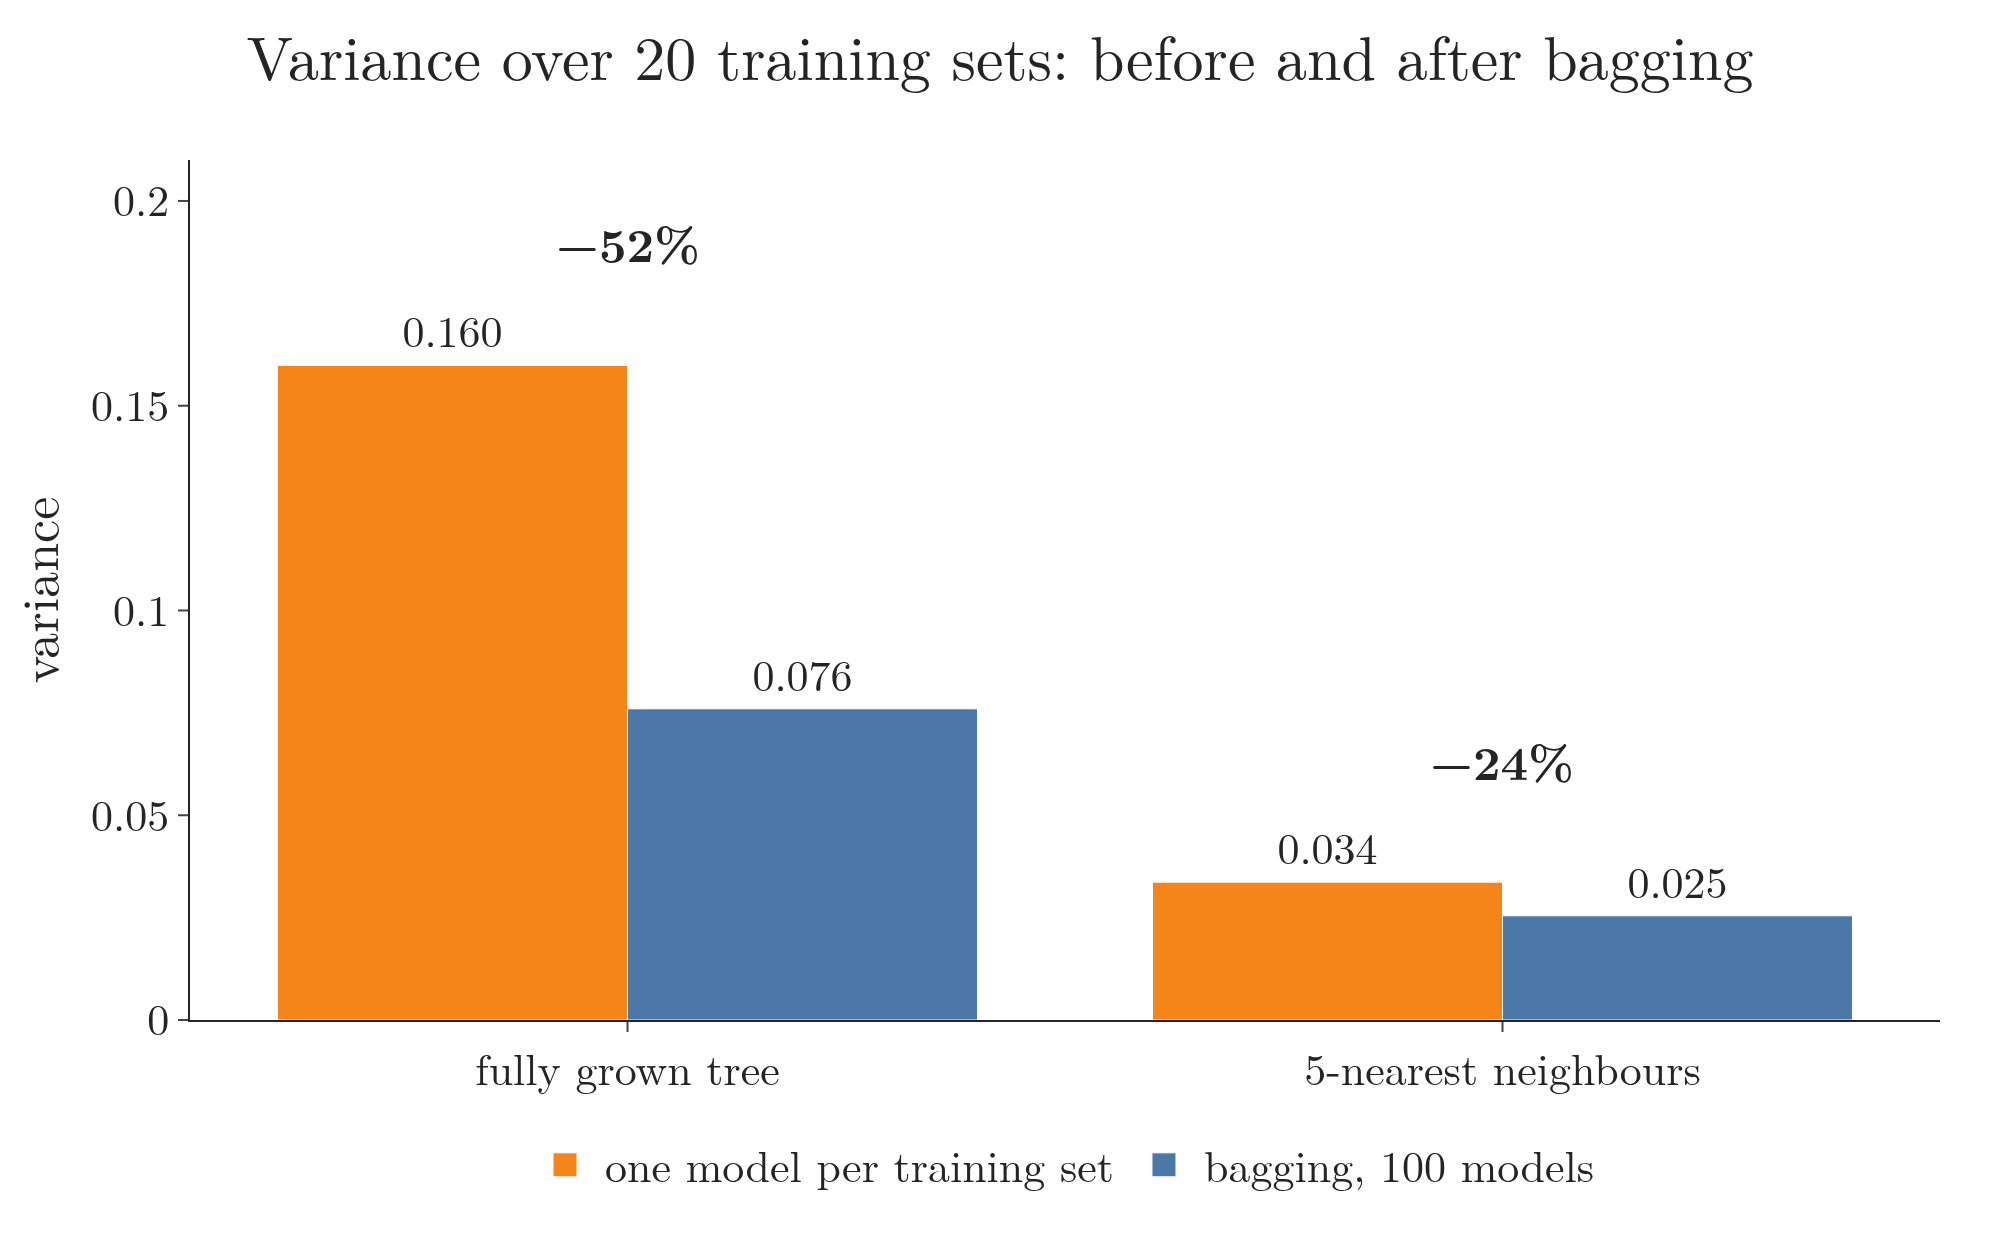

Write the Python code that produced this figure.
"""Bagging helps unstable models most. The setup of Figure 3 (variance.py): 20 training sets of 60 noisy points from
a sine curve, seed 0. For a fully grown decision tree (unstable) and a 5-nearest-neighbour regressor (stable), the
variance of one model per set and of a bagged ensemble of 100 per set. Plotly bar chart."""
from pathlib import Path

import numpy as np
import plotly.graph_objects as go
from sklearn.ensemble import BaggingRegressor
from sklearn.neighbors import KNeighborsRegressor
from sklearn.tree import DecisionTreeRegressor

HERE = Path(__file__).parent
rng = np.random.default_rng(0)                          # same draws as variance.py
x_line = np.linspace(0, 6, 400)[:, None]


def training_set(n=60):
    x = rng.uniform(0, 6, n)
    return x[:, None], np.sin(x) + rng.normal(0, 0.4, n)


sets = [training_set() for _ in range(20)]
var = lambda P: P.var(axis=0).mean()
V = {}
for name, m in (("fully grown tree", DecisionTreeRegressor(random_state=0)), ("5-nearest neighbours", KNeighborsRegressor(5))):
    single = np.array([m.fit(X, y).predict(x_line) for X, y in sets])
    bagged = np.array([BaggingRegressor(m, n_estimators=100, random_state=0).fit(X, y).predict(x_line) for X, y in sets])
    V[name] = (var(single), var(bagged))
assert [round(v, 3) for v in V["fully grown tree"]] == [0.160, 0.076]
assert [round(v, 3) for v in V["5-nearest neighbours"]] == [0.034, 0.025]

fig = go.Figure()
names = list(V)
fig.add_bar(x=names, y=[V[n][0] for n in names], name="one model per training set", marker_color="#F58518",
            text=[f"{V[n][0]:.3f}" for n in names], textposition="outside")
fig.add_bar(x=names, y=[V[n][1] for n in names], name="bagging, 100 models", marker_color="#4C78A8",
            text=[f"{V[n][1]:.3f}" for n in names], textposition="outside")
for i, n in enumerate(names):
    cut = 100 * (1 - V[n][1] / V[n][0])
    fig.add_annotation(x=i, y=V[n][0] + 0.03, text=f"<b>−{cut:.0f}%</b>", showarrow=False, font=dict(size=24))
fig.update_layout(template="simple_white", width=1000, height=620, barmode="group",
                  font=dict(family="Latin Modern Roman", size=22),
                  title=dict(text="Variance over 20 training sets: before and after bagging", x=0.5),
                  yaxis=dict(title="variance", range=[0, 0.21]),
                  legend=dict(orientation="h", x=0.5, xanchor="center", y=-0.12), margin=dict(l=80, r=30, t=80, b=110))
fig.write_image(HERE / "unstable.png", scale=2)
print({n: [round(v, 3) for v in V[n]] for n in V})
